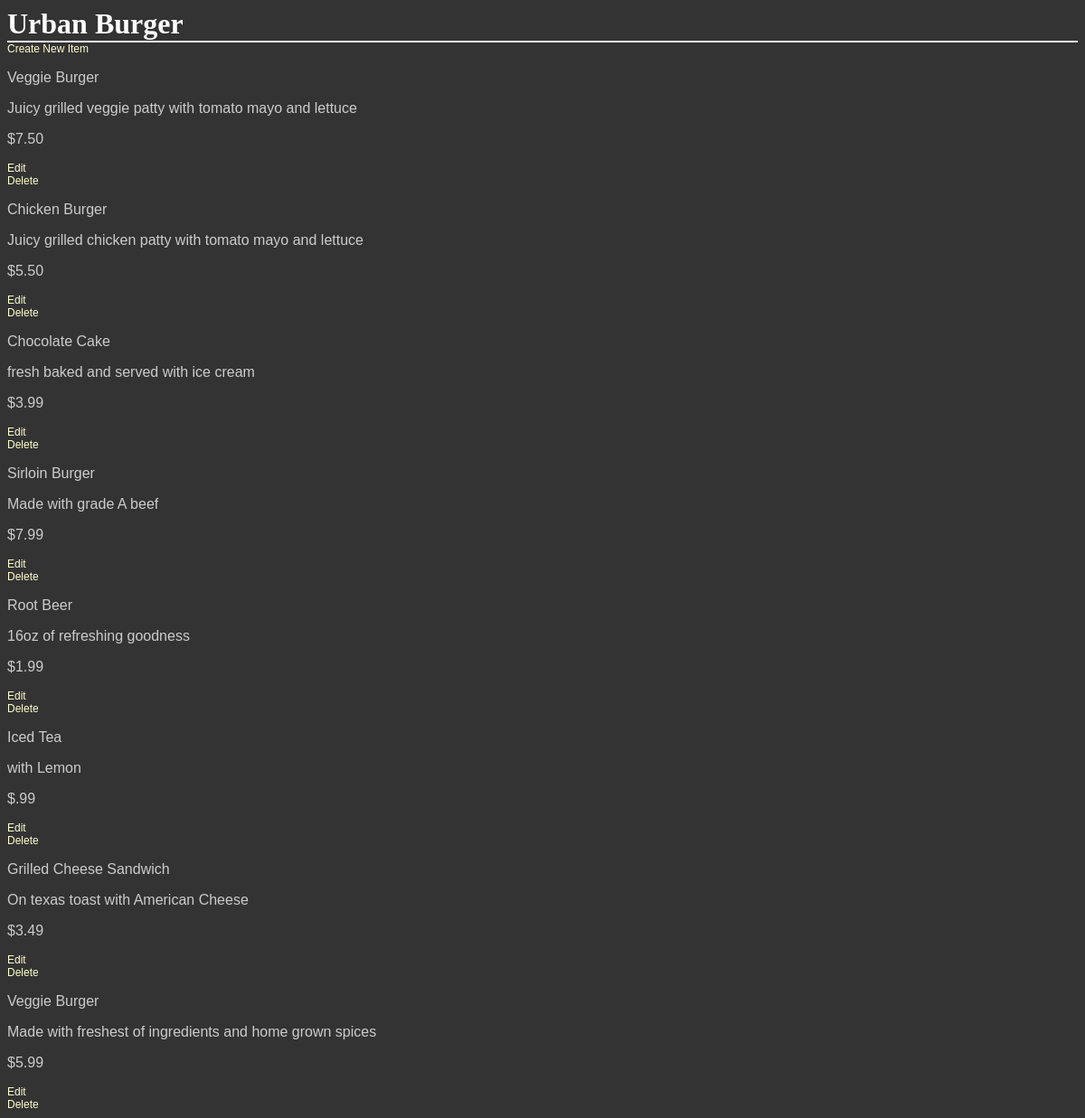
Before: /restaurant/1/menu/ with the older database file.
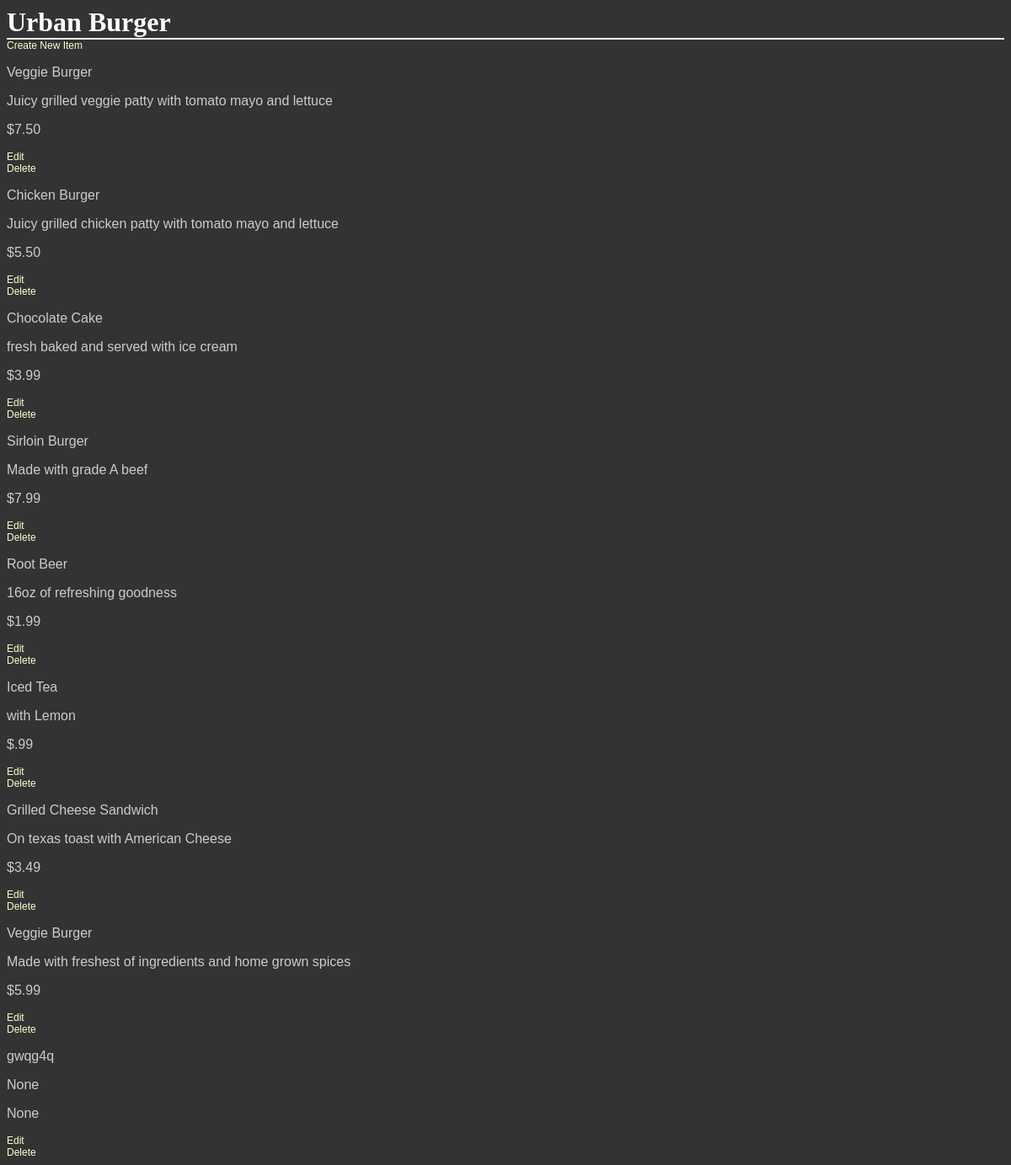
After: the same page with the newer database file.
### database_setup.py (models this page shows, shortened)
class Restaurant(Base):
    __tablename__ = 'restaurant'
    name = Column(String(80), nullable = False)
    id = Column(Integer, primary_key = True)

class MenuItem(Base):
    __tablename__ = 'menu_item'
    name = Column(String(80), nullable = False)
    id = Column(Integer, primary_key = True)
    course = Column(String(250))
    description = Column(String(250))
    price = Column(String(8))
    restaurant_id = Column(Integer, ForeignKey('restaurant.id'))
    restaurant = relationship(Restaurant)

### finalproject.py (the view)
@app.route('/restaurant/<int:restaurant_id>/')
@app.route('/restaurant/<int:restaurant_id>/menu/')
def showMenu(restaurant_id):
    restaurant = session.query(Restaurant).filter_by(id=restaurant_id).one()
    items = session.query(MenuItem).filter_by(restaurant_id=restaurant.id)
    return render_template('menu.html', restaurant=restaurant, items=items)

### templates/menu.html (shortened to what this page needs)
<html>
  <head>
    <link rel="stylesheet" type=text/css href="{{ url_for('static', filename='styles.css')}}">
  </head>
  <body>
    <h1>{{restaurant.name}}</h1>
    <a href='{{url_for('newMenuItem', restaurant_id = restaurant.id) }}'>Create New Item</a>
    {% for i in items %}
    <div>
    <p>{{i.name}}</p>
    <p>{{i.description}}</p>
    <p> {{i.price}} </p>
    <a href='{{url_for('editMenuItem', restaurant_id = restaurant.id, menu_id = i.id) }}'>Edit</a>
    <a href = '{{url_for('deleteMenuItem', restaurant_id = restaurant.id, menu_id = i.id ) }}'>Delete</a>
    </div>
    {% endfor %}
  </body>
</html>

### static/styles.css (style rules this page uses)
body { font-family: sans-serif; background-color: #333333 }
h1, h2, h3, h4 { color: #ffffff; }
h1, h2 { font-family: 'georgia', serif; margin: 0; }
h1 { border-bottom: 2px solid #eee; }
p, dd, dt { color: #cccccc; }
a { text-decoration: none; color: #ffffcc; font-size: .75em; }

Changed rows visible on the page:
added MenuItem: name "gwqg4q", description "None", price "None"
